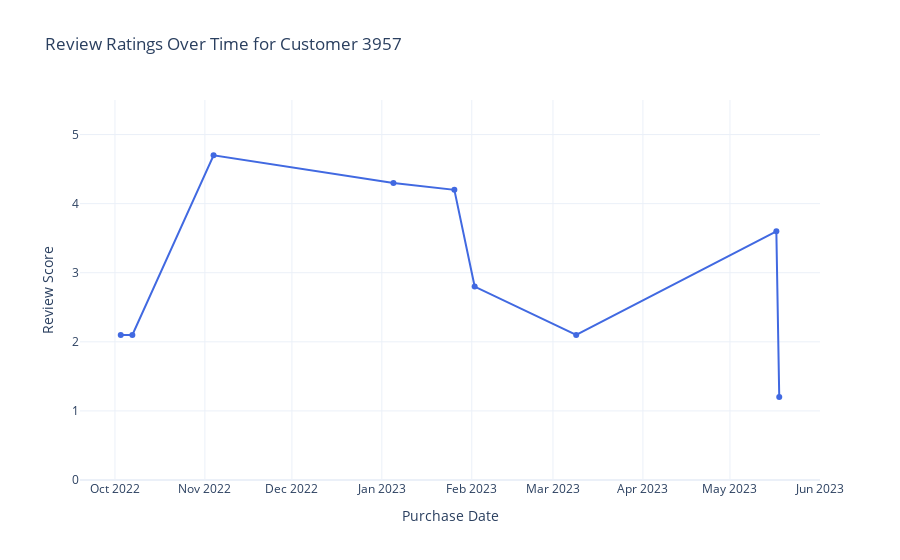

Notebook source saved alongside this figure:
### Code cell
# Step 2: Plot reviews for selected customer
cust_data = df[df['customerID'] == review_dropdown.value].sort_values('date')

fig = go.Figure()
fig.add_trace(go.Scatter(
    x=cust_data['date'],
    y=cust_data['review'],
    mode='lines+markers',
    name=f"customer {review_dropdown.value}",
    text=[f"item: {item}<br>amount: ${amt:.2f}" 
          for item, amt in zip(cust_data['item'], cust_data['amount_usd'])],
    hoverinfo='text+x+y',
    line=dict(color='royalblue', width=2)
))

fig.update_layout(
    title=f"Review Ratings Over Time for Customer {review_dropdown.value}",
    xaxis_title='Purchase Date',
    yaxis_title='Review Score',
    yaxis=dict(range=[0, 5.5]),
    template='plotly_white',
    height=400
)

fig.show()

### Figure 1 — Plotly figure (JSON) as saved in the notebook; plotly's stock layout.template omitted (floating-point values rounded to 4 significant figures)
{"data": [{"hoverinfo": "text+x+y", "line": {"color": "royalblue", "width": 2}, "mode": "lines+markers", "name": "customer 3957", "text": ["item: Tank Top<br>amount: $40.00", "item: Coat<br>amount: $90.00", "item: Camisole<br>amount: $147.00", "item: Onesie<br>amount: $32.00", "item: Pants<br>amount: $41.00", "item: Vest<br>amount: $98.00", "item: Blouse<br>amount: $183.00", "item: Vest<br>amount: $180.00", "item: Pants<br>amount: $10.00"], "type": "scatter", "x": ["2022-10-03T00:00:00", "2022-10-07T00:00:00", "2022-11-04T00:00:00", "2023-01-05T00:00:00", "2023-01-26T00:00:00", "2023-02-02T00:00:00", "2023-03-09T00:00:00", "2023-05-17T00:00:00", "2023-05-18T00:00:00"], "y": [2.1, 2.1, 4.7, 4.3, 4.2, 2.8, 2.1, 3.6, 1.2]}], "layout": {"autosize": true, "title": {"text": "Review Ratings Over Time for Customer 3957"}, "xaxis": {"autorange": true, "range": ["2022-09-19 06:13:55.5301", "2023-05-31 17:46:04.4699"], "title": {"text": "Purchase Date"}, "type": "date"}, "yaxis": {"range": [0, 5.5], "title": {"text": "Review Score"}, "type": "linear"}}}
